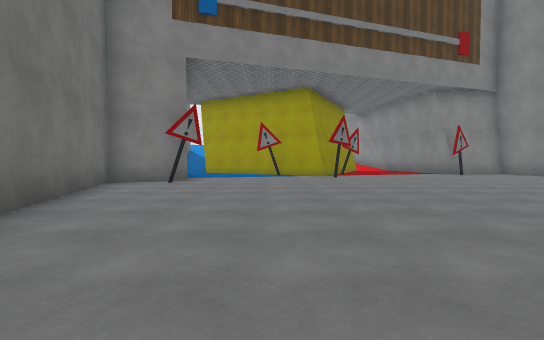
view 1 (above)

19 first-person views from a walk through a Unity game level. The camera is 1.2 m above the floor, tilts 2° down and sees 85° across. The floor is counted in squares, 2 m on a side. Each view is taken from the middle of a square. On the plan, view 1 faces up. The plan holds only what a view shows up to about 9 squares ahead; the rest is blank. The place goes on beyond the plan. The player is left out. Surface patterns are stand-ins for the level's own textures.

view 2
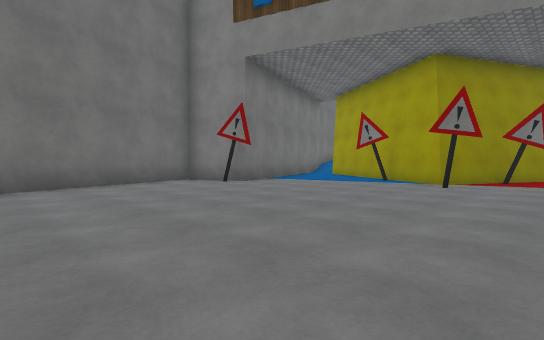

view 3
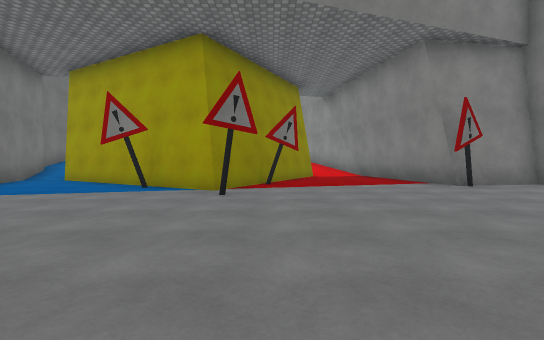

view 4
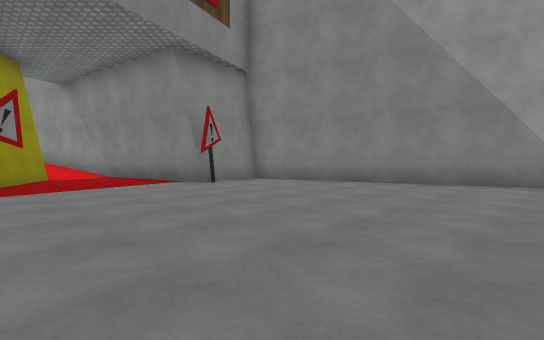

view 5
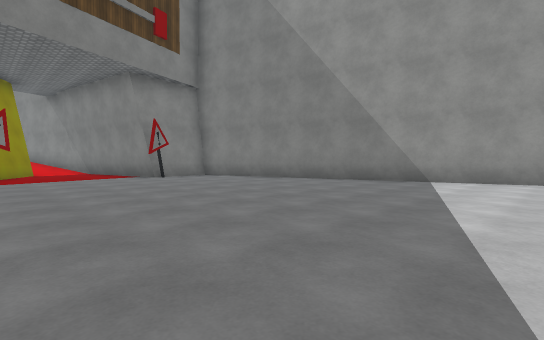

view 6
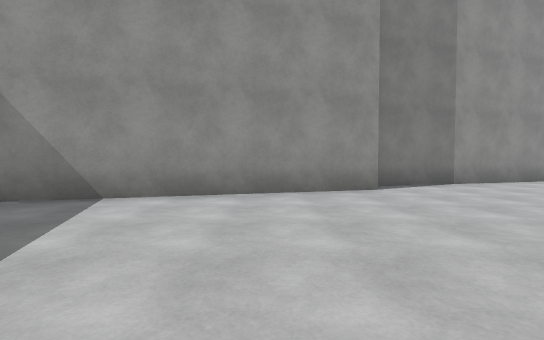

view 7
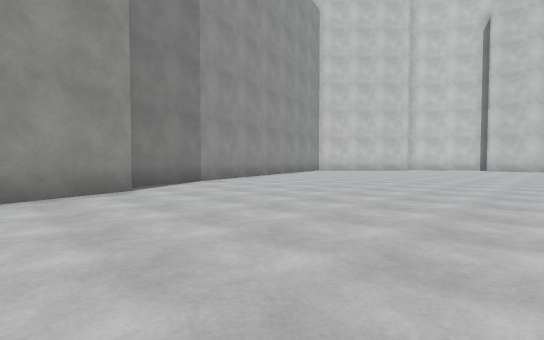

view 8
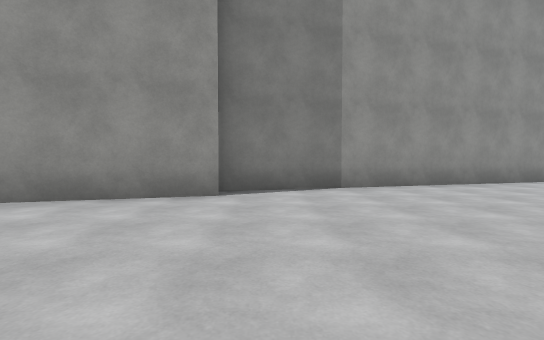

view 9
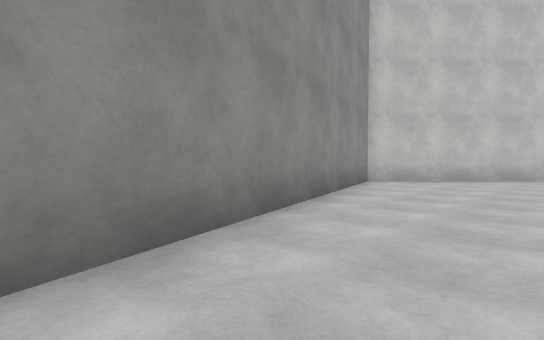

view 10
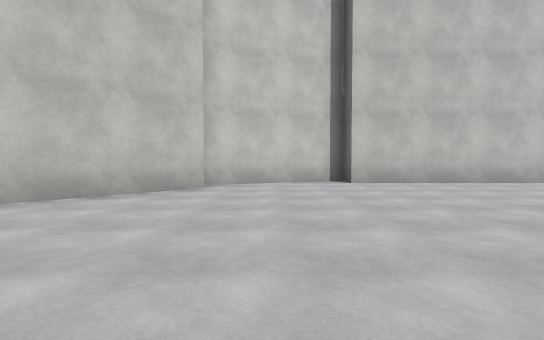

view 11
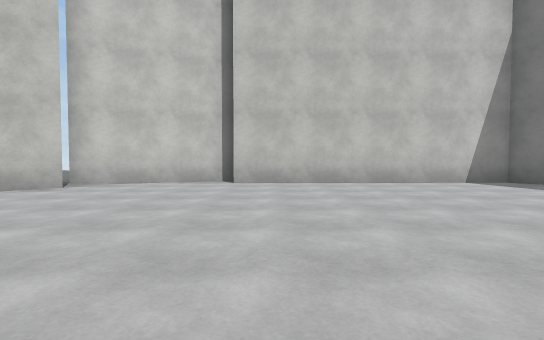

view 12
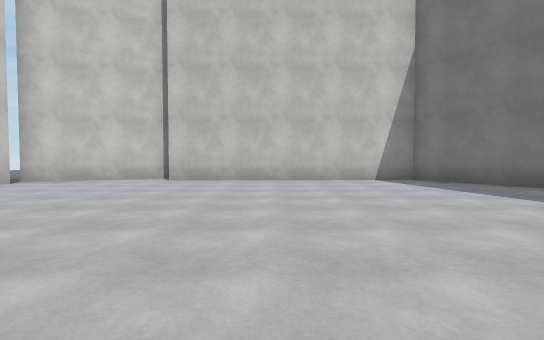

view 13
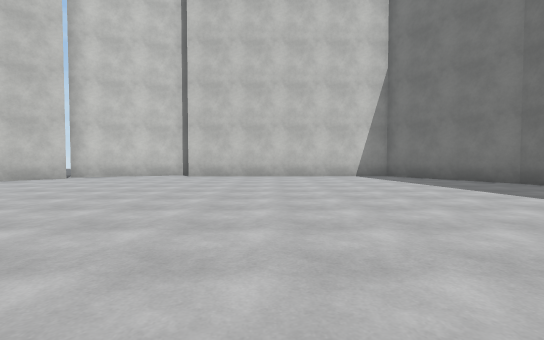

view 14
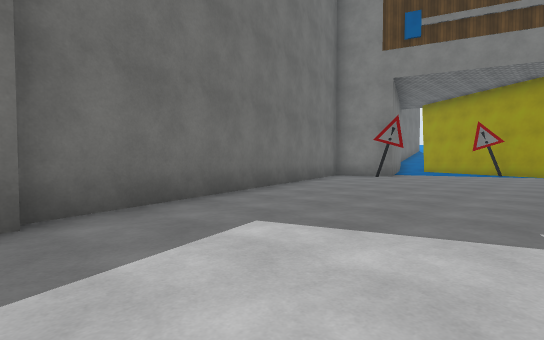

view 15
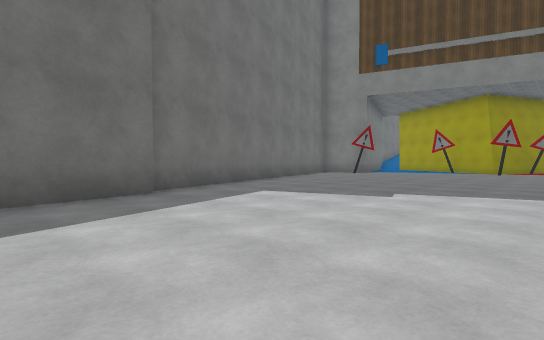

view 16
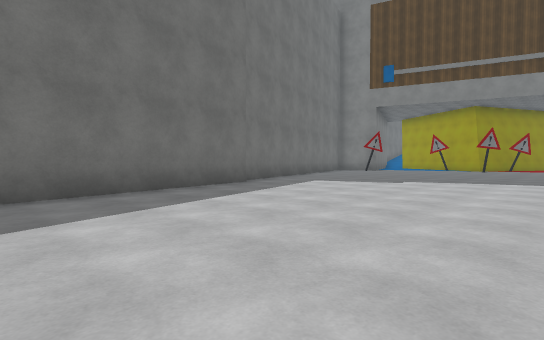

view 17
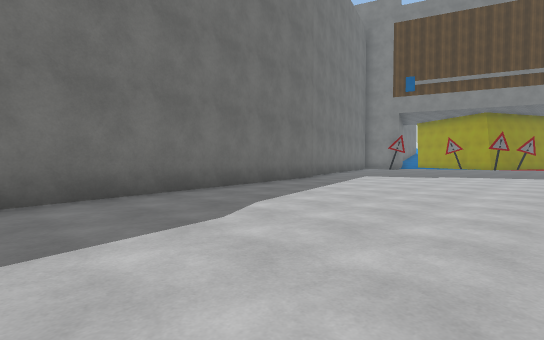

view 18
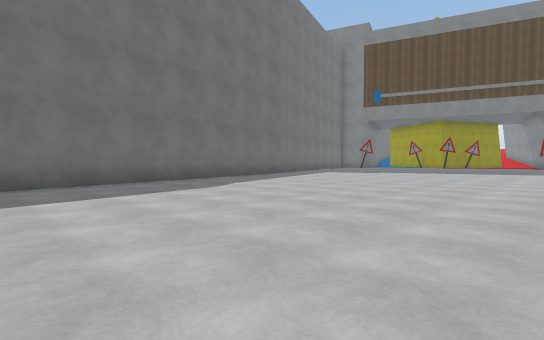

view 19
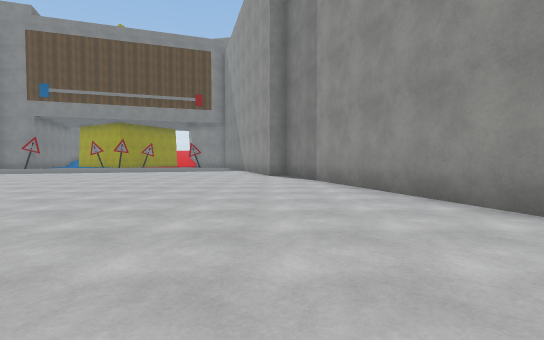

### Floor plan
Points are (right, up) in squares from view 1. A wall is a line through its corners. A room is listed if a view was taken in it or the views show most of it. See-through windows are left out.
Room 1 (views 1, 2, 3, 4, 5, 6, 7, 8, 9, 10, 11, 12, 13, 14, 15, 16, 17, 18, 19)
walls: (12.9, -0.2) (9.4, 12.2) (7.4, 11.8); (-1.3, -1.7) (0.8, -13.4) (2.9, -16.7) (10, -16.6); (-3.4, 8) (-4.2, 7.7) (-1.5, -1.8); (-2.6, 9.1) (-2.4, 8.4); (7, 12.3) (6.7, 14.1); (13.4, -15.3) (16.9, -11.6) (13.5, 0.1); (10, -17.4) (13.8, -15.9); (3.7, 14.6) (1.8, 10.9) (-3.1, 13.8); (-4.4, 14) (-3.8, 12.4)
objects: other object (-3, 8); other object (0, 11); other object (2, 10); other object (3, 12); other object (7, 12)

Where each view was taken, in squares from view 1:
view 1: 0 up, 0 right, facing up
view 2: 3 up, 4 right, facing up-left
view 3: 5 up, 3 right, facing up
view 4: 5 up, 3 right, facing up-right
view 5: 2 up, 3 right, facing up-right
view 6: 2 up, 7 right, facing right
view 7: 2 up, 7 right, facing down-right
view 8: 1 down, 8 right, facing right
view 9: 4 down, 13 right, facing down-right
view 10: 9 down, 12 right, facing down
view 11: 9 down, 9 right, facing down
view 12: 8 down, 7 right, facing down
view 13: 6 down, 7 right, facing down
view 14: 2 down, 2 right, facing up-left
view 15: 4 down, 4 right, facing up-left
view 16: 7 down, 5 right, facing up-left
view 17: 10 down, 5 right, facing up-left
view 18: 12 down, 8 right, facing up-left
view 19: 11 down, 13 right, facing up
